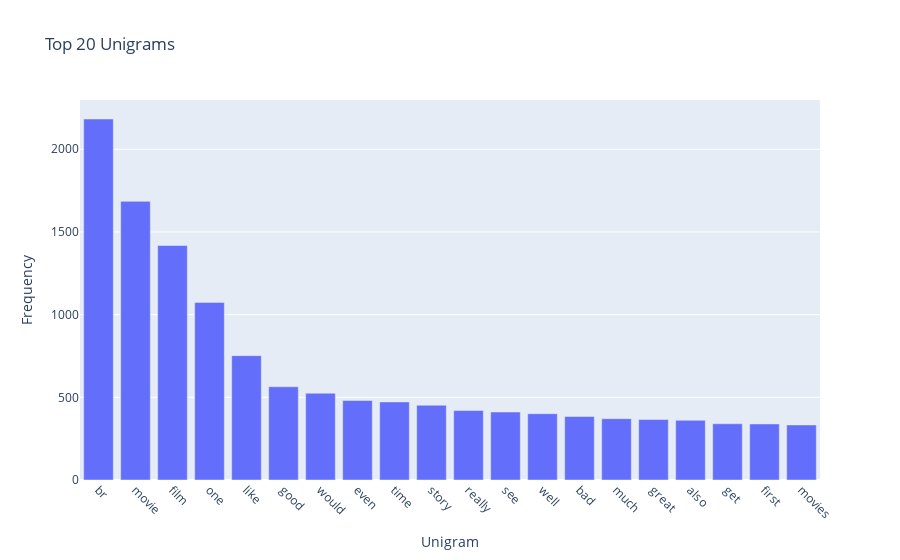

Notebook code cell kept with this figure:
### Code cell
# Unigram Frequency Distribution
unigram_counts = Counter(all_words)
unigram_df = pd.DataFrame(
    unigram_counts.most_common(20), columns=["Unigram", "Frequency"]
)

# Plot Unigram Frequency Distribution with Plotly
fig_unigram = px.bar(unigram_df, x="Unigram", y="Frequency", title="Top 20 Unigrams")
fig_unigram.update_xaxes(tickangle=45)
fig_unigram.show()

### Figure 1 — Plotly figure (JSON) as saved in the notebook; plotly's stock layout.template omitted (floating-point values rounded to 4 significant figures)
{"data": [{"alignmentgroup": "True", "hovertemplate": "Unigram=%{x}<br>Frequency=%{y}<extra></extra>", "legendgroup": "", "marker": {"color": "#636efa", "pattern": {"shape": ""}}, "name": "", "offsetgroup": "", "orientation": "v", "showlegend": false, "textposition": "auto", "type": "bar", "x": ["br", "movie", "film", "one", "like", "good", "would", "even", "time", "story", "really", "see", "well", "bad", "much", "great", "also", "get", "first", "movies"], "xaxis": "x", "y": [2183, 1685, 1418, 1074, 752, 564, 525, 481, 472, 452, 420, 411, 401, 384, 371, 366, 361, 340, 339, 333], "yaxis": "y"}], "layout": {"barmode": "relative", "legend": {"tracegroupgap": 0}, "title": {"text": "Top 20 Unigrams"}, "xaxis": {"anchor": "y", "domain": [0, 1], "tickangle": 45, "title": {"text": "Unigram"}}, "yaxis": {"anchor": "x", "domain": [0, 1], "title": {"text": "Frequency"}}}}
